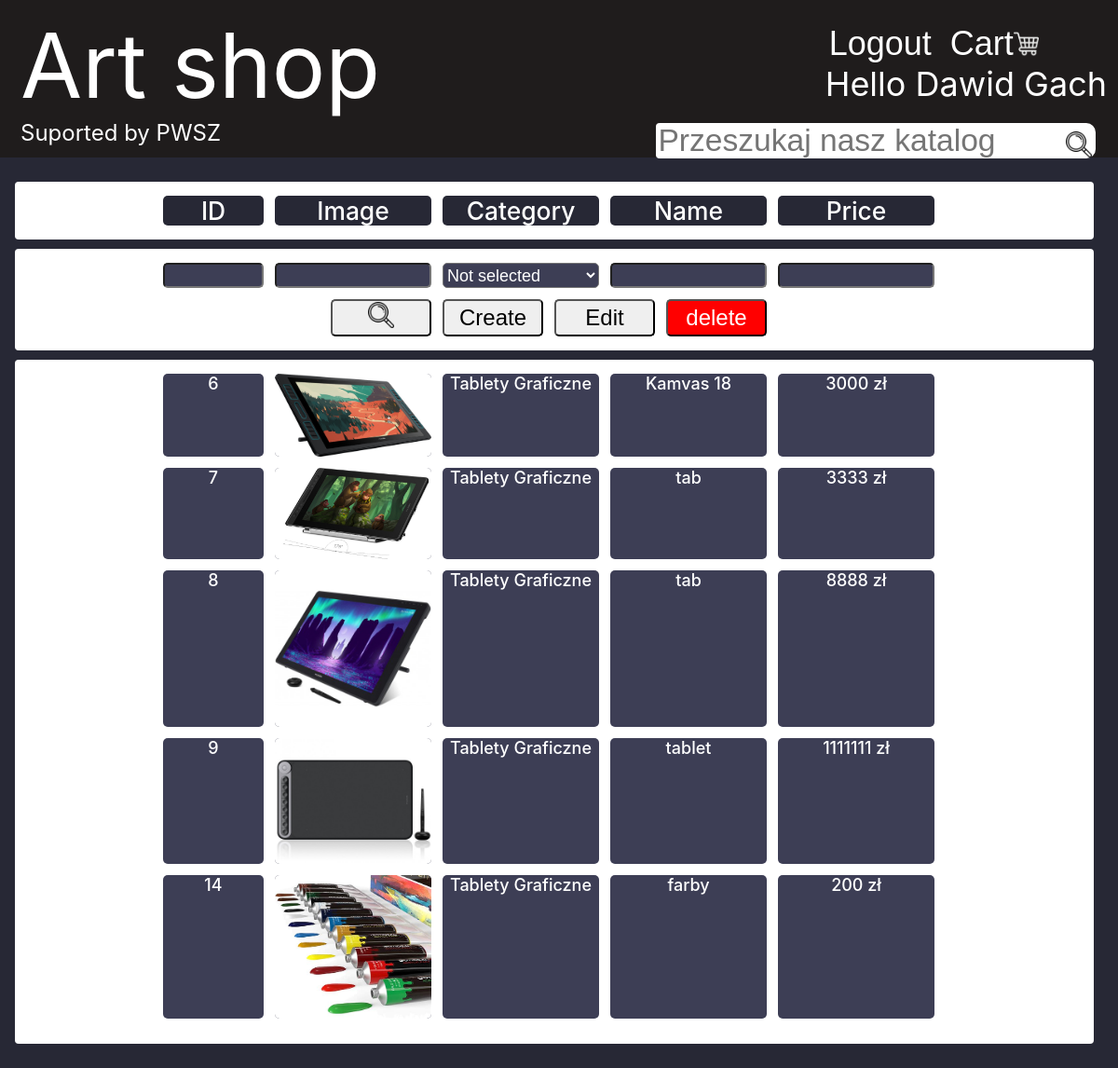
Page /Lista_R8_php/StronaProdukty.php (signed in) on the committed database.
### tables this page shows
CREATE TABLE `users` (
  `id` bigint(20) NOT NULL,
  `Name` varchar(128) NOT NULL,
  `Surname` varchar(128) NOT NULL,
  `Email` varchar(128) NOT NULL,
  `Password` varchar(128) NOT NULL,
  `Role` varchar(32) NOT NULL
);

CREATE TABLE `produkty` (
  `Id` bigint(20) NOT NULL,
  `Obraz` varchar(32) NOT NULL,
  `Category_id` bigint(20) NOT NULL,
  `Nazwa` varchar(64) NOT NULL,
  `Cenna` int(11) NOT NULL,
  `Opis` mediumtext NOT NULL
);

CREATE TABLE `category` (
  `id` bigint(20) NOT NULL,
  `Name` varchar(64) NOT NULL
);

### Lista_R8_php/template/script.php (called while the page is built)
<?php
function check_login($con)
{
    if(isset($_SESSION["user_id"]))
    {
        $id = $_SESSION["user_id"];
        $query = "select * from users where id = '$id' limit 1";
        $result = mysqli_query($con, $query);
        if($result && mysqli_num_rows($result) > 0)
        {
            $user_data = mysqli_fetch_assoc($result);
            return $user_data;
        }
    }
    return null;
}
?>

### Lista_R8_php/template/okna/OknoPrzedmioty.php (the view, shortened to what this page needs)
<?php
include("Connect.php");
$query = "select * from produkty p INNER JOIN category c ON c.id = p.Category_id;";
$result = mysqli_query($con, $query);
while($ele = mysqli_fetch_array($result))
{
    echo "<span>". $ele['Id']."</span>
    <img src = ". $ele['Obraz'] ." alt='tablet graficzny'>
    <span>".$ele['Name']."</span>
    <span>".$ele['Nazwa']."</span>
    <span>".$ele['Cenna']." zł</span>";
}
?>

### Lista_R8_php/StronaProdukty.php (shortened to what this page needs)
<?php
include("template/Connect.php");
include("template/script.php");
$user_data = check_login($con);
?>
<!DOCTYPE html>
<html lang="en">
<head>
    <?php include("template/head.php"); ?>
</head>
<body>
    <div class = "wraper" id = "wraper">
        <?php
            include("template/navbar.php");
        ?>
        <div class = "content" id = "content">
            <div class = "dostawa">
                <div class="tabTitleU">
                    <span>ID</span>
                    <span>Image</span>
                    <span>Category</span>
                    <span>Name</span>
                    <span>Price</span>
                </div>
            </div>
            <div class = "dostawa">
                <div class="tabContentU">
                    <input id="id" type="number">
                    <input id="Image">
                    <select id="Category">
                        <option value="">Not selected</option>
                        <?php include("template/Category.php"); ?>
                    </select>
                    <input id="Name">
                    <input id="Price" type="number">
                </div>
                <div class="tabContentB">
                    <button class="Serch" id="SerchP"><img class="nie" src = "loupe.png"></button>
                    <button class="Create" id="CreateP">Create</button>
                    <button class="Edit" id="EditP">Edit</button>
                    <button class="Delete" id="DeleteP" style = "background-color: red; color: white">delete</button>
                </div>
            </div>
            <div class = "dostawa">
                <div class="tabContentP" id="tabContentP">
                    <?php include("template/okna/OknoPrzedmioty.php"); ?>
                </div>
            </div>
        </div>
    </div>
</body>
</html>

### Lista_R8_php/template/head.php (shortened to what this page needs)
<link rel="stylesheet" href="style.css">

### Lista_R8_php/template/navbar.php (shortened to what this page needs)
<div class = "header" id = "header">
<div class = "tytul" id = "tytul">
    <span id="home">Art shop</span><br>
    <a>Suported by PWSZ</a>
    <div class = "wyszukaj">
        <input placeholder="Przeszukaj nasz katalog" class="input" id="wyszukiwarka">
        <button class = "przycisk" id = "wyszukaj"><img class="nie" src = "loupe.png" alt="serch"></button>
    </div>
</div>
<div id = "menu">
    <div class="menu"><button class = "przycisk" id="zaloguj"><?php
    if($user_data == null) echo "Login";
    else echo "Logout";
    ?></button>
    <button class = 'przycisk' id="koszyk"><?php
    if(isset($_SESSION['ProduktWKoszyku']) && count($_SESSION['ProduktWKoszyku']) != 0)
    {
        echo "Cart(" . count($_SESSION['ProduktWKoszyku']) . ") <img class='nie' src='shopping-cart.png' alt='koszyk'>";
    }
    else
    {
        echo "Cart <img class='nie' src='shopping-cart.png' alt='koszyk'>";
    }
    ?></button></div>
    <?php
    if($user_data != null) echo "<div class='next'>Hello $user_data[Name] $user_data[Surname]</div>"
    ?>
</div>
</div>

### Lista_R8_php/style.css (style rules this page uses)
body { margin: 0; padding: 0; font-family: -apple-system, BlinkMacSystemFont, 'Segoe UI', Roboto, Oxygen, Ubuntu, Cantarell, 'Open Sans', 'Helvetica Neue', sans-serif; }
.wraper { background-color: rgb(34, 35, 52); }
.header { display: flex; justify-content: space-between; padding: 1vw; background-color: rgb(31, 28, 28); color: white; }
.tytul>span { font-size: 8vw; margin-left:10px; }
.tytul>a { font-size: 2vw; margin-left:10px; }
.menu>*,.znaleziono { display: flex; align-items: center; border: 0; font-size: 2.5vw; margin: 0; color:white; margin-bottom: 0 }
.menu { display: flex; align-items: flex-start; margin-top: 10px; }
.menu>:first-child { margin-right: 1.5vh; }
.przycisk { background-color: transparent; border-radius: 10px; color:white; padding: 4px; font-size: 3vw; font-weight: 500; padding-bottom:0; }
.przycisk>* { display: inline-block; pointer-events: none; height: 3vw; width: auto; }
.wyszukaj { position: absolute; right: 2vw; top: 11vw; display: flex; border-collapse: collapse; padding: 0; }
.wyszukaj>* { background-color: white; border-collapse: collapse; border-bottom-left-radius: 0; border-top-left-radius: 0; margin:0; height: 3vw; border: 0; width: auto; }
.wyszukaj>button { height: 3.15vw; }
.nie { height: 2.3vw; padding: 0; width: auto; }
.input { font-size: 2.8vw; color: black; border-bottom-left-radius: 4px; border-top-left-radius: 4px; margin:0; }
.content { background-color: rgb(39, 40, 53); padding: 2vh; min-height: 96vh; }
.produkt,.ProduktKoszyk,.dostawa { display: inline-block; background-color: white; border-radius: 4px; padding: 15px; white-space:pre-line; justify-content: center; text-align: center; margin:10px; margin-left: 0; }
input[type="number"] { -webkit-appearance: textfield; -moz-appearance: textfield; appearance: textfield; }
.ProduktKoszyk,.dostawa { display: flex; align-items: center; justify-content: space-between; }
.ProduktKoszyk>*,.dostawa>* { font-size: 2vw; font-weight: 500; }
.dostawa { flex-flow:column wrap; }
.dostawa>* { justify-self: left; }
.tabTitleU,.tabContentU,.tabContentB,.tabContentP { display: grid; align-self: center; justify-content: left; grid-template-columns: 10vw repeat(4, 15vw); }
.tabContentB { grid-template-columns: repeat(4, 10vw); }
.tabContentB>* { font-size: 2vw; margin-right: 1vw; border-radius: 5px; }
.tabTitleU>* { font-size: 2.2vw; background-color:rgb(39, 40, 53); color:white; margin-right: 1vw; border-radius: 5px; }
.tabContentU>*,.tabContentP>* { font-size: 1.5vw; background-color:rgb(61, 62, 85); color:white; margin-right: 1vw; border-radius: 5px; margin-bottom: 1vw; }
.tabContentP>img { width: 14vw; }
.next { justify-self: flex-start; font-size:3vw; }

### rows in the picture
users: Name "Dawid", Surname "Gach"
produkty: Id "6", Obraz (picture), Category.Name "Tablety Graficzne", Nazwa "Kamvas 18", Cenna "3000"
produkty: Id "7", Obraz (picture), Category.Name "Tablety Graficzne", Nazwa "tab", Cenna "3333"
produkty: Id "8", Obraz (picture), Category.Name "Tablety Graficzne", Nazwa "tab", Cenna "8888"
produkty: Id "9", Obraz (picture), Category.Name "Tablety Graficzne", Nazwa "tablet", Cenna "1111111"
produkty: Id "14", Obraz (picture), Category.Name "Tablety Graficzne", Nazwa "farby", Cenna "200"
